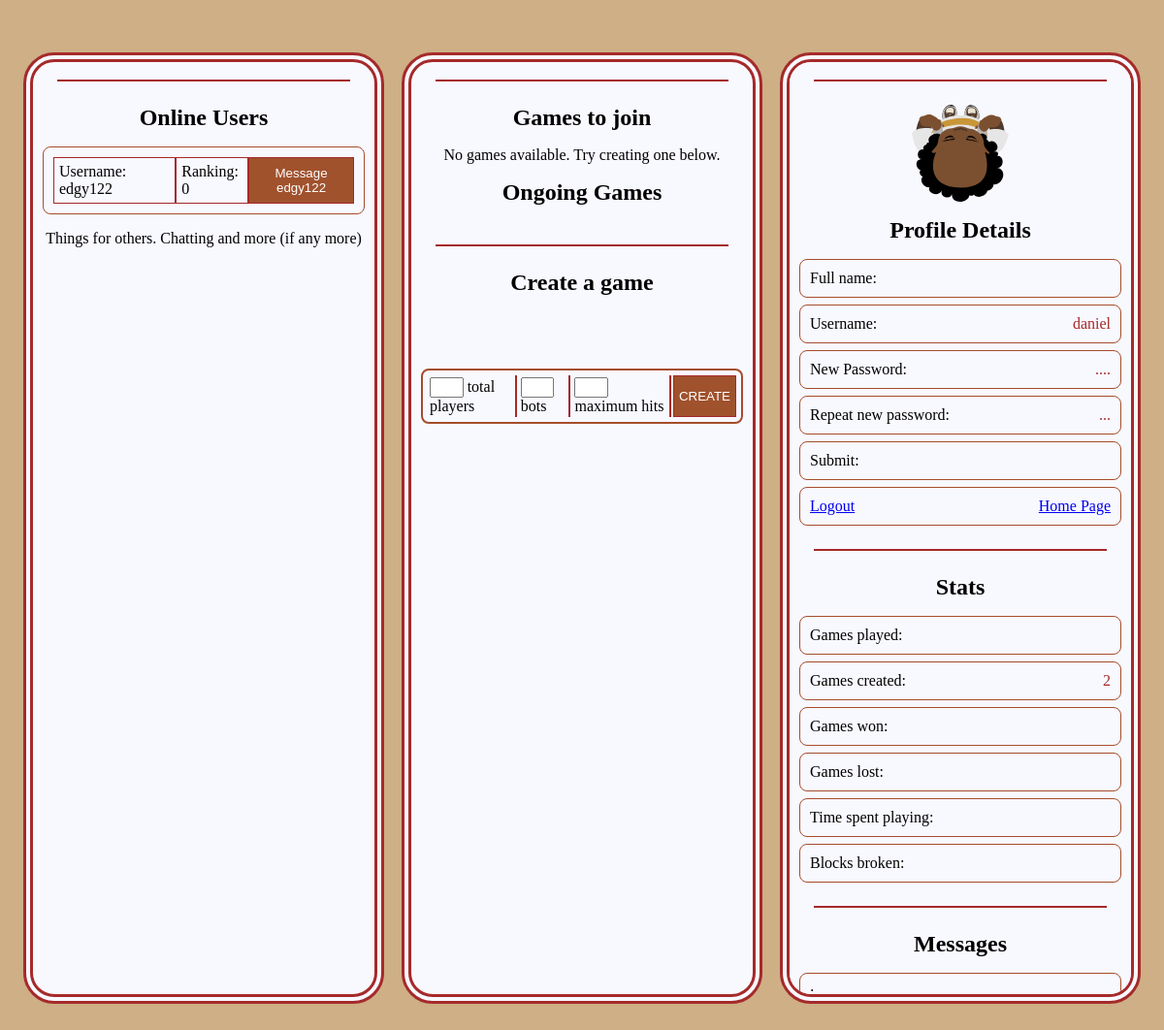
Before: /lounge/ (signed in) with the older database file.
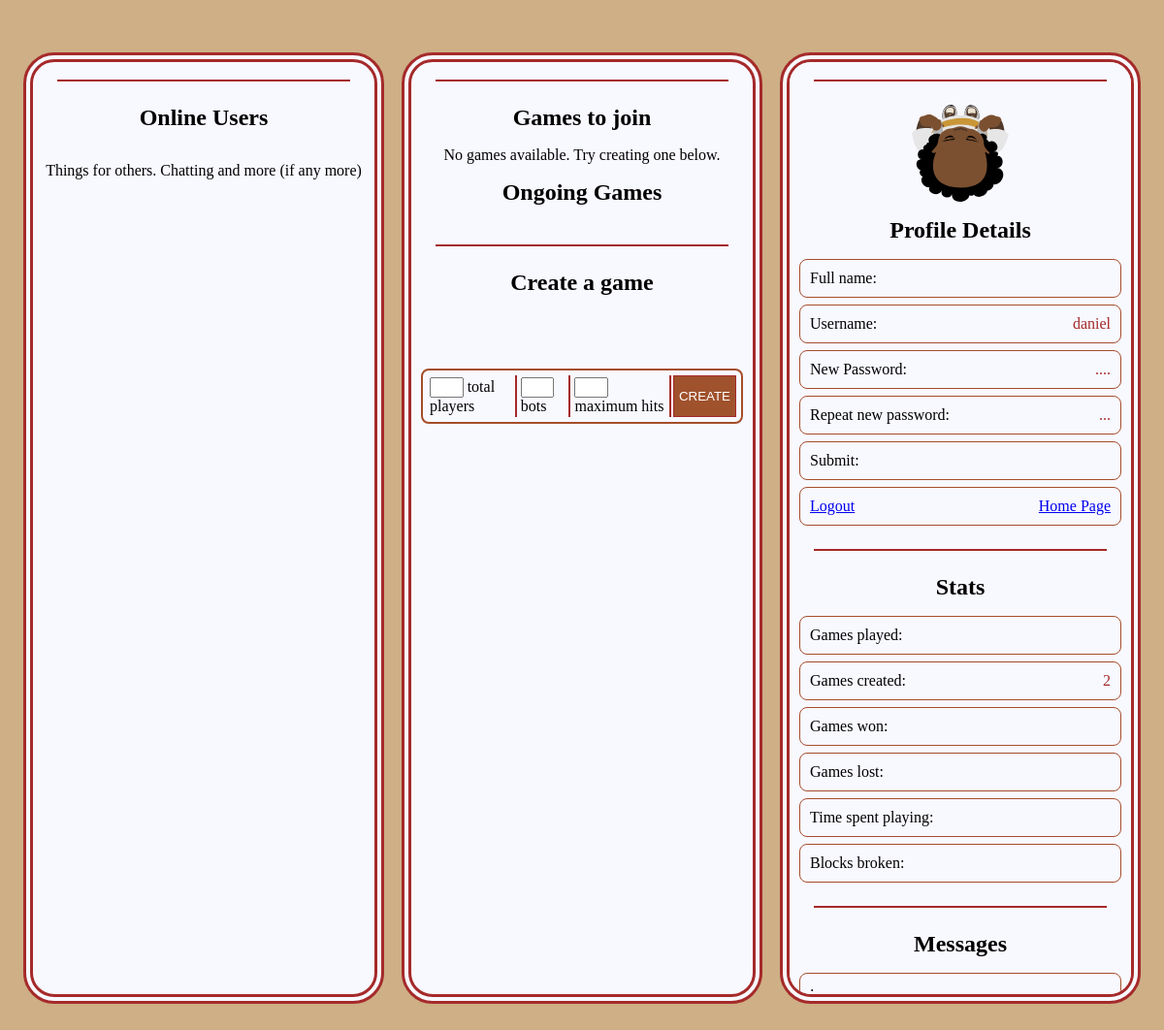
After: the same page with the newer database file.
### game/models.py (models this page shows, shortened)
class Player(models.Model):
    score = models.IntegerField(default=0)
    r = models.IntegerField(default=0)
    c = models.IntegerField(default=0)
    logged_in = models.BooleanField(default=False)
    user = models.CharField(max_length=30, primary_key=True)
    game = models.IntegerField(default=0)
    won = models.IntegerField(default=0)
    def rank(self):
        me = Game.objects.filter
        return len(me(creator=self.user)) + 2*self.won

### lounge/views.py (the view)
# urls.py: path("", views.lounge, name="Lounge"),
@login_required
def lounge(request):
    online_users = [*Player.objects.filter(logged_in=True)]
    games_to_join = [*Game.objects.filter(started=False, ended=False)]
    ongoing_games = [*Game.objects.filter(started=True, ended=False)]
    message = request.GET["message"] if "message" in request.GET else ''
    return render(request, "lounge.html", {
        "user": request.user,
        "games": [games_to_join, ongoing_games],
        "online_users": online_users,
        "message": message
    })

### templates/lounge.html (shortened to what this page needs)
{% load static %}
<!DOCTYPE html>
<html>
    <head>
    </head>
    <body>
        <div id="others">
            <hr>
            <h2>Online Users</h2>
            <ul id="onlinePlayers" class="uiHolder">
            {% for player in online_users %}
                <li>
                    <span class="pName">
                        Username: {{ player.user }}
                    </span>
                    <span class="pRank">
                        Ranking: {{ player.rank }}
                    </span>
                    <button class="gameLink pMessage">
                        Message
                        {% if player.user == user.username %}
                        yourself
                        {% else %}
                        {{ player.user }}
                        {% endif %}
                    </button>
                </li>
            {% endfor %}
            </ul>
            Things for others. Chatting and more (if any more)
        </div>
        <div id="games">
            <hr>
            <h2>Games to join</h2>
            <ul id="gamesToJoin" class="uiHolder"></ul>
            <h2>Ongoing Games</h2>
            <hr>
            <h2>Create a game</h2>
            <form id="createGame" class="ui" method="POST" action="/lounge/create/">
                    <label for="nTotal">
                        <input type="number" id="nTotal" name="nTotal" min="2" max="6" required> total players
                    </label>
                    <label for="nBots">
                        <input type="number" id="nBots" name="nBots" min="0" max="5" required> bots
                    </label>
                    <label for="maxHits">
                        <input type="number" id="maxHits" name="maxHits" min="2" max="7" required> maximum hits
                    </label>
                    <button class="gameLink create" type="submit">CREATE</button>
            </form>
        </div>
        <div id="user">
            <hr>
            <img id="profilePic" src="{% static '/game/texture/player.svg' %}">
            <h2>Profile Details</h2>
            <ul class="uiHolder">
                <li>Full name: </li>
                <li>Username: <span>{{ user.username }}</span></li>
                <li>New Password: <span>....</span></li>
                <li>Repeat new password: <span>...</span></li>
                <li>Submit: </li>
                <li><a href="/register/sign/out">Logout</a> <a href="/">Home Page</a></li>
            </ul>
            <hr>
            <h2>Stats</h2>
            <ul class="uiHolder">
                <li>Games played: </li>
                <li>Games created: <span>{{ 2 }}</span></li>
                <li>Games won: </li>
                <li>Games lost: </li>
                <li>Time spent playing: </li>
                <li>Blocks broken: </li>
            </ul>
            <hr>
            <h2>Messages</h2>
            <ul class="uiHolder">
                <li>{{ from }}: {{ message }}</li>
            </ul>
        </div>
    </body>
</html>

Changed rows visible on the page:
no longer on this page (row edited): Player: user "edgy122", rank "0"
